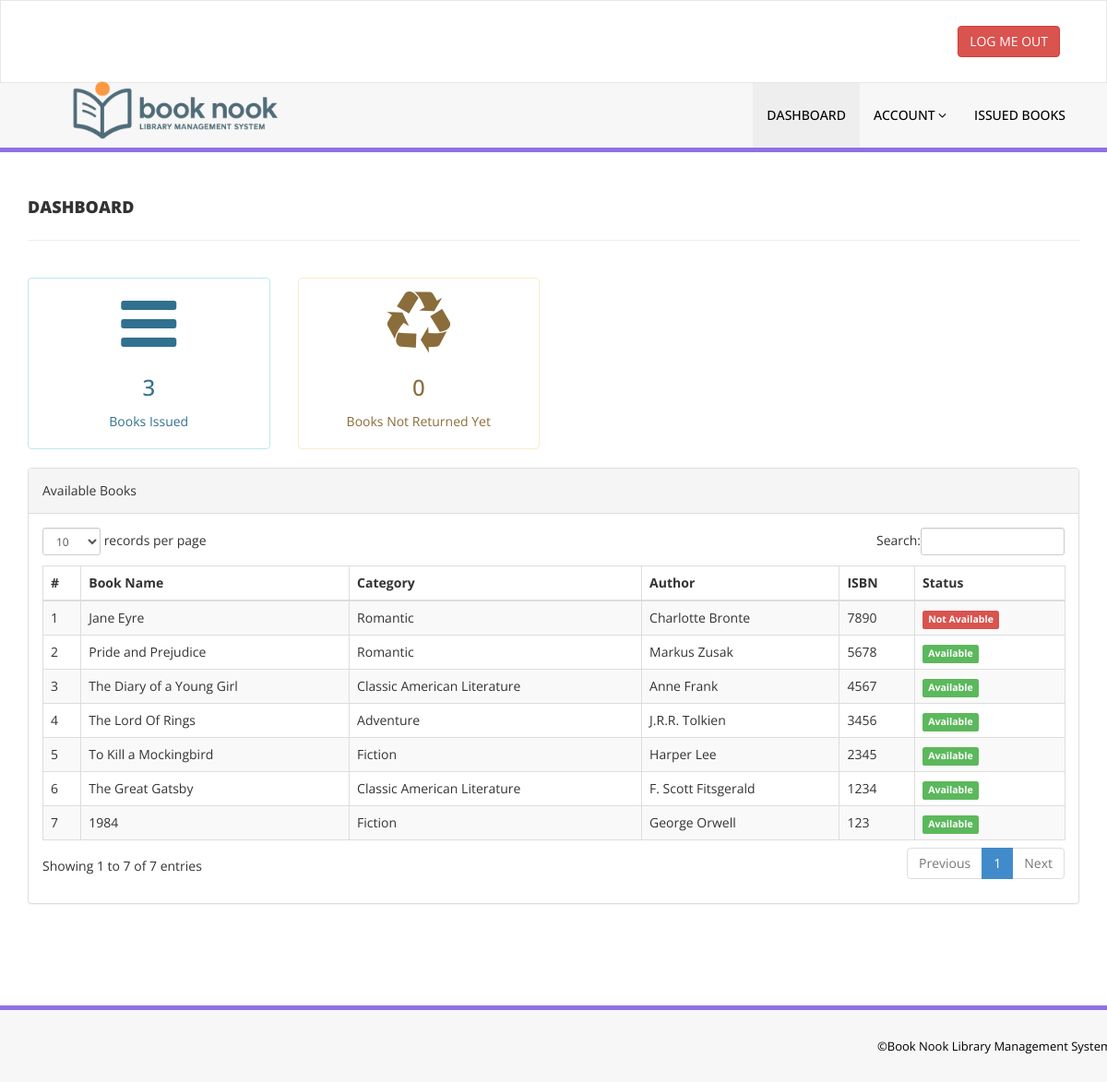
Screenshot of /library/dashboard.php (signed in) with the database file from the repository.
### tables this page shows
CREATE TABLE `tblbooks` (
  `id` int(11) NOT NULL,
  `BookName` varchar(255) DEFAULT NULL,
  `CatId` int(11) DEFAULT NULL,
  `AuthorId` int(11) DEFAULT NULL,
  `ISBNNumber` int(11) DEFAULT NULL,
  `BookPrice` int(11) DEFAULT NULL,
  `RegDate` timestamp NULL DEFAULT current_timestamp(),
  `UpdationDate` timestamp NULL DEFAULT NULL ON UPDATE current_timestamp()
);

CREATE TABLE `tblcategory` (
  `id` int(11) NOT NULL,
  `CategoryName` varchar(150) DEFAULT NULL,
  `Status` int(1) DEFAULT NULL,
  `CreationDate` timestamp NULL DEFAULT current_timestamp(),
  `UpdationDate` timestamp NULL DEFAULT '0000-00-00 00:00:00' ON UPDATE current_timestamp()
);

CREATE TABLE `tblauthors` (
  `id` int(11) NOT NULL,
  `AuthorName` varchar(159) DEFAULT NULL,
  `creationDate` timestamp NULL DEFAULT current_timestamp(),
  `UpdationDate` timestamp NULL DEFAULT NULL ON UPDATE current_timestamp()
);

### library/dashboard.php (the view, shortened to what this page needs)
<?php
include('includes/config.php');
if(strlen($_SESSION['login'])==0)
  {
header('location:index.php');
}
else{?>
<!DOCTYPE html>
<html xmlns="http://www.w3.org/1999/xhtml">
<head>
    <link href="assets/css/bootstrap.css" rel="stylesheet" />
    <link href="assets/css/font-awesome.css" rel="stylesheet" />
    <link href="assets/js/dataTables/dataTables.bootstrap.css" rel="stylesheet" />
    <link href="assets/css/style.css" rel="stylesheet" />
</head>
<body>
<?php include('includes/header.php');?>
    <div class="content-wrapper">
         <div class="container">
        <div class="row pad-botm">
            <div class="col-md-12">
                <h4 class="header-line">DASHBOARD</h4>
            </div>
        </div>
        <div class="row">
            <div class="col-md-3 col-sm-3 col-xs-6">
                <div class="alert alert-info back-widget-set text-center">
                    <i class="fa fa-bars fa-5x"></i>
<?php
$sid=$_SESSION['stdid'];
$sql1 ="SELECT id from tblissuedbookdetails where StudentID=:sid";
$query1 = $dbh -> prepare($sql1);
$query1->bindParam(':sid',$sid,PDO::PARAM_STR);
$query1->execute();
$issuedbooks=$query1->rowCount();
?>
                    <h3><?php echo htmlentities($issuedbooks);?> </h3>
                    Books Issued
                </div>
            </div>
            <div class="col-md-3 col-sm-3 col-xs-6">
                <div class="alert alert-warning back-widget-set text-center">
                    <i class="fa fa-recycle fa-5x"></i>
<?php
$sql2 ="SELECT id from tblissuedbookdetails where StudentID=:sid and RetrunStatus IS NULL";
$query2 = $dbh -> prepare($sql2);
$query2->bindParam(':sid',$sid,PDO::PARAM_STR);
$query2->execute();
$returnedbooks=$query2->rowCount();
?>
                    <h3><?php echo htmlentities($returnedbooks);?></h3>
                    Books Not Returned Yet
                </div>
            </div>
        </div>
        <div class="row">
            <div class="col-md-12">
                <div class="panel panel-default">
                    <div class="panel-heading">
                        Available Books
                    </div>
                    <div class="panel-body">
                        <div class="table-responsive">
                            <table class="table table-striped table-bordered table-hover" id="dataTables-example">
                                <thead>
                                    <tr>
                                        <th>#</th>
                                        <th>Book Name</th>
                                        <th>Category</th>
                                        <th>Author</th>
                                        <th>ISBN</th>
                                        <th>Status</th>
                                    </tr>
                                </thead>
                                <tbody>
<?php
$sql = "SELECT
    tblbooks.BookName,
    tblcategory.CategoryName,
    tblauthors.AuthorName,
    tblbooks.ISBNNumber,
    tblbooks.id as bookid,
    CASE
        WHEN EXISTS (
            SELECT 1
            FROM tblissuedbookdetails
            WHERE BookId=tblbooks.id
            AND RetrunStatus IS NULL
        ) THEN 'Not Available'
        ELSE 'Available'
    END as book_status
    FROM tblbooks
    JOIN tblcategory ON tblcategory.id=tblbooks.CatId
    JOIN tblauthors ON tblauthors.id=tblbooks.AuthorId
    ORDER BY tblbooks.id DESC";
$query = $dbh->prepare($sql);
$query->execute();
$results=$query->fetchAll(PDO::FETCH_OBJ);
$cnt=1;
if($query->rowCount() > 0) {
    foreach($results as $result) { ?>
        <tr class="odd gradeX">
            <td class="center"><?php echo htmlentities($cnt);?></td>
            <td class="center"><?php echo htmlentities($result->BookName);?></td>
            <td class="center"><?php echo htmlentities($result->CategoryName);?></td>
            <td class="center"><?php echo htmlentities($result->AuthorName);?></td>
            <td class="center"><?php echo htmlentities($result->ISBNNumber);?></td>
            <td class="center">
                <?php if($result->book_status == 'Available') { ?>
                    <span class="label label-success"><?php echo htmlentities($result->book_status);?></span>
                <?php } else { ?>
                    <span class="label label-danger"><?php echo htmlentities($result->book_status);?></span>
                <?php } ?>
            </td>
        </tr>
<?php $cnt=$cnt+1;}} ?>
                                </tbody>
                            </table>
                        </div>
                    </div>
                </div>
            </div>
        </div>
    </div>
    </div>
<?php include('includes/footer.php');?>
</body>
</html>
<?php } ?>

### library/includes/header.php (shortened to what this page needs)
<div class="navbar navbar-inverse set-radius-zero" >
    <div class="container">
        <div class="navbar-header">
            <a class="navbar-brand" >
                <div class="logo-container">
                    <img src="assets/img/book nook.png" alt="Book Nook Logo" />
                </div>
            </a>
        </div>
        <?php if($_SESSION['login'])
        {
        ?>
        <div class="right-div">
            <a href="logout.php" class="btn btn-danger pull-right">LOG ME OUT</a>
        </div>
        <?php }?>
    </div>
</div>
<?php if($_SESSION['login'])
{
?>
<section class="menu-section">
    <div class="container">
        <div class="row ">
            <div class="col-md-12">
                <div class="navbar-collapse collapse ">
                    <ul id="menu-top" class="nav navbar-nav navbar-right">
                        <li><a href="dashboard.php" class="menu-top-active">DASHBOARD</a></li>
                        <li>
                            <a href="#" class="dropdown-toggle" id="ddlmenuItem" data-toggle="dropdown"> Account <i class="fa fa-angle-down"></i></a>
                        </li>
                        <li><a href="issued-books.php">Issued Books</a></li>
                    </ul>
                </div>
            </div>
        </div>
    </div>
</section>
<?php } ?>

### library/includes/footer.php
<section class="footer-section">
     <div class="container">
         <div class="row">
             <div class="col-md-12">
                &copy;Book Nook Library Management System
             </div>
         </div>
     </div>
 </section>

### library/assets/css/style.css (style rules this page uses)
.set-radius-zero { border-radius: 0px; -moz-border-radius: 0px; -webkit-border-radius: 0px; }
.content-wrapper { margin-top: 40px; min-height: 800px; padding-bottom: 90px; }
.header-line { font-weight: 900; padding-bottom: 25px; border-bottom: 1px solid #eeeeee; text-transform: uppercase; }
.pad-botm { padding-bottom: 30px; }
.right-div { float: right; padding: 20px; }
#menu-top a { color: #000; text-decoration: none; font-weight: 500; padding: 25px 15px; text-transform: uppercase; display: block; }
.menu-section { background-color: #f7f7f7; border-bottom: 5px solid #9170E4; width: 100%; }
.menu-top-active { background-color: #eeeeee; }
.navbar-inverse.set-radius-zero { background-color: #FFF; border-color: rgba(155, 153, 153, 0.23); display: flex !important; justify-content: space-between !important; align-items: center !important; padding: 0 15px !important; min-height: 90px; margin-bottom: 0px; }
.navbar-inverse.set-radius-zero .navbar-header { display: flex !important; align-items: center !important; }
.navbar-inverse.set-radius-zero .navbar-brand { padding: -120px 0 40px 0 !important; margin-right: 20px !important; float: left !important; }
.navbar-inverse.set-radius-zero .navbar-brand .logo-container { display: flex !important; align-items: center !important; }
.navbar-inverse.set-radius-zero .navbar-brand .logo-container img { height: auto; max-height: 200px; margin-right: 10px; }
.navbar-inverse.set-radius-zero .right-div { padding: 20px; float: right !important; }
.back-widget-set { background-color: transparent; }
.footer-section { padding: 25px 50px; color: #000; font-size: 13px; background-color: #f7f7f7; text-align: right; border-top: 5px solid #9170E4; }

### rows the page displays
tblbooks: BookName "Jane Eyre", tblcategory.CategoryName "Romantic", AuthorId.AuthorName "Charlotte Bronte", ISBNNumber "7890", book_status "Not Available"
tblbooks: BookName "Pride and Prejudice", tblcategory.CategoryName "Romantic", AuthorId.AuthorName "Markus Zusak", ISBNNumber "5678", book_status "Available"
tblbooks: BookName "The Diary of a Young Girl", tblcategory.CategoryName "Classic American Literature", AuthorId.AuthorName "Anne Frank", ISBNNumber "4567", book_status "Available"
tblbooks: BookName "The Lord Of Rings", tblcategory.CategoryName "Adventure", AuthorId.AuthorName "J.R.R. Tolkien", ISBNNumber "3456", book_status "Available"
tblbooks: BookName "To Kill a Mockingbird", tblcategory.CategoryName "Fiction", AuthorId.AuthorName "Harper Lee", ISBNNumber "2345", book_status "Available"
tblbooks: BookName "The Great Gatsby", tblcategory.CategoryName "Classic American Literature", AuthorId.AuthorName "F. Scott Fitsgerald", ISBNNumber "1234", book_status "Available"
tblbooks: BookName "1984", tblcategory.CategoryName "Fiction", AuthorId.AuthorName "George Orwell", ISBNNumber "123", book_status "Available"

### other values shown
$issuedbooks "3"
$returnedbooks "0"
